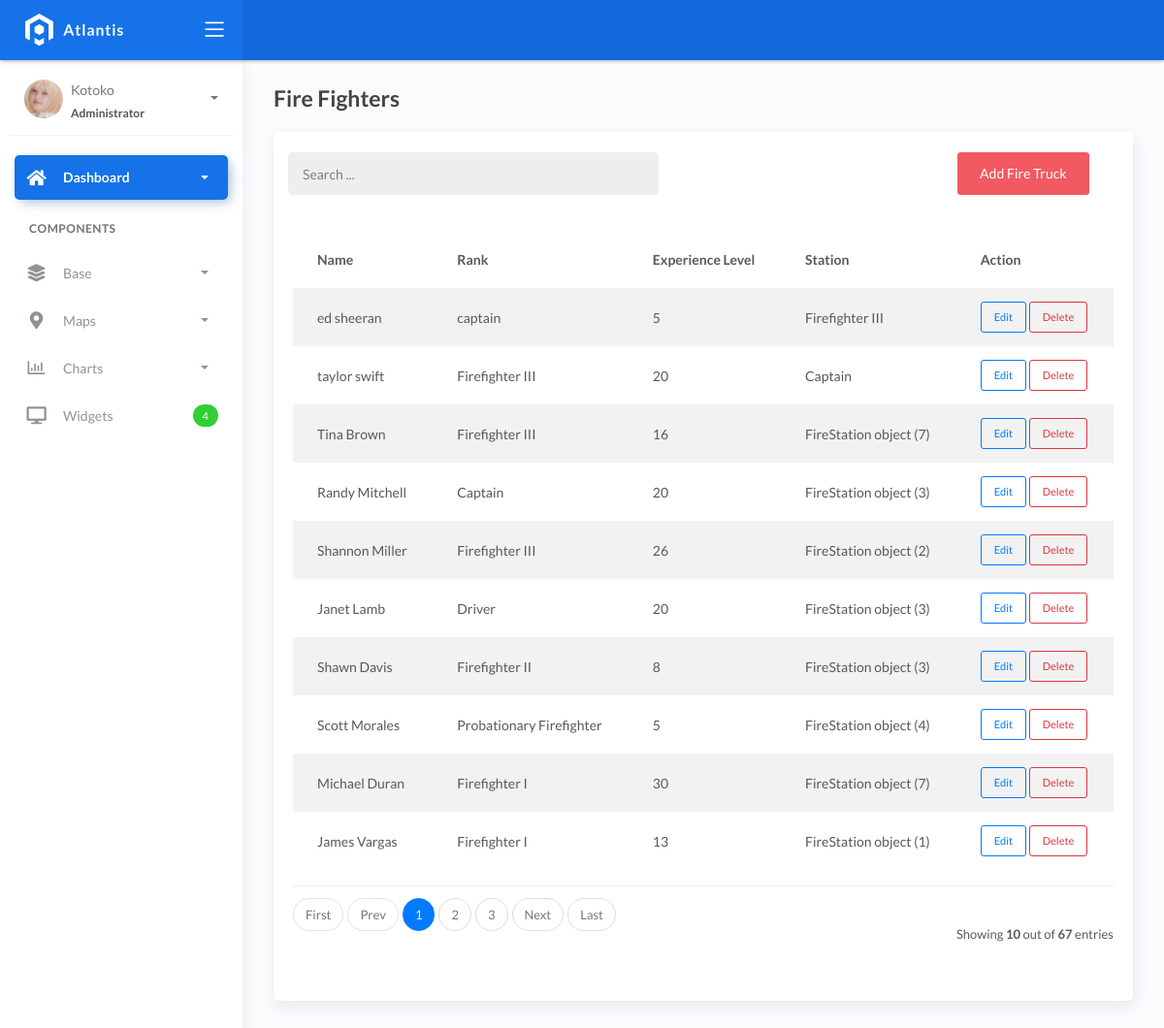
/firefighters/, run on the app's committed database.
### fire/models.py (models this page shows)
class BaseModel(models.Model):
    created_at = models.DateTimeField(auto_now_add=True, db_index=True)
    updated_at = models.DateTimeField(auto_now=True)
    class Meta:
        abstract = True

class Firefighters(BaseModel):
    XP_CHOICES = (
        ('Probationary Firefighter', 'Probationary Firefighter'),
        ('Firefighter I', 'Firefighter I'),
        ('Firefighter II', 'Firefighter II'),
        ('Firefighter III', 'Firefighter III'),
        ('Driver', 'Driver'),
        ('Captain', 'Captain'),
        ('Battalion Chief', 'Battalion Chief'),)
    name = models.CharField(max_length=150)
    rank = models.CharField(max_length=150)
    experience_level = models.CharField(max_length=150)
    station = models.CharField(
        max_length=45, null=True, blank=True, choices=XP_CHOICES)

### fire/views.py (the view, shortened to what this page needs)
# urls.py: path('firefighters/', FireFightersList.as_view(), name='firefighters-list'),
class FireFightersList(ListView):
    model = Firefighters
    context_object_name = 'firefighters'
    template_name = 'firefighter/firefighters_list.html'
    paginate_by = 10
    def get_queryset(self, *args, **kwargs):
        qs = super().get_queryset(*args, **kwargs)
        return qs

### templates/firefighter/firefighters_list.html (shortened to what this page needs)
{% extends 'base.html' %} {% load static %} {% block content %}
<div class="content">
  <div class="page-inner">
    <h4 class="page-title">Fire Fighters</h4>
    <div class="row">
      <div class="col-md-12">
        <div class="card">
          <br />
          <div class="col-md-12 row">
            <div class="col-md-6">
              <form class="navbar-left navbar-form nav-search mr-md-3" action="{% url 'firefighters-list' %}">
                <div class="input-group">
                  <input type="text" placeholder="Search ..." class="form-control" name="q" />
                  <div class="input-group-append">
                    <span class="input-group-text">
                    </span>
                  </div>
                </div>
              </form>
            </div>
            <div class="col-md-6">
              <div class="pull-right">
                <a href="{% url 'firefighters-add' %}" class="btn btn-danger btn-square">Add Fire Truck</a>
              </div>
            </div>
          </div>
          <div class="card-body">
            <table class="table table-striped mt-3">
              <thead>
                <tr>
                  <th scope="col">Name</th>
                  <th scope="col">Rank</th>
                  <th scope="col">Experience Level</th>
                  <th scope="col">Station</th>
                  <th scope="col">Action</th>
                </tr>
              </thead>
              <tbody>
                {% for object in object_list %}
                <tr>
                  <td>{{ object.name }}</td>
                  <td>{{ object.rank }}</td>
                  <td>{{ object.experience_level }}</td>
                  <td>{{ object.station }}</td>
                  <td>
                    <a href="{% url 'firefighters-update' object.pk %}" class="btn btn-sm btn-outline-primary">Edit</a>
                    <a href="{% url 'firefighters-delete' object.pk %}" class="btn btn-sm btn-outline-danger">Delete</a>
                  </td>
                </tr>
                {% empty %}
                <tr>
                  <td colspan="7" style="text-align: center">
                    <p class="text-sm font-weight-bold mb-0">No Records Found</p>
                  </td>
                </tr>
                {% endfor %}
              </tbody>
            </table>
            {% include 'includes/pagination.html' %}
          </div>
        </div>
      </div>
    </div>
  </div>
</div>
{% endblock %}

### data on the page
Firefighters: name "ed sheeran", rank "captain", experience_level "5", station "Firefighter III"
Firefighters: name "taylor swift", rank "Firefighter III", experience_level "20", station "Captain"
Firefighters: name "Tina Brown", rank "Firefighter III", experience_level "16", station "FireStation object (7)"
Firefighters: name "Randy Mitchell", rank "Captain", experience_level "20", station "FireStation object (3)"
Firefighters: name "Shannon Miller", rank "Firefighter III", experience_level "26", station "FireStation object (2)"
Firefighters: name "Janet Lamb", rank "Driver", experience_level "20", station "FireStation object (3)"
Firefighters: name "Shawn Davis", rank "Firefighter II", experience_level "8", station "FireStation object (3)"
Firefighters: name "Scott Morales", rank "Probationary Firefighter", experience_level "5", station "FireStation object (4)"
Firefighters: name "Michael Duran", rank "Firefighter I", experience_level "30", station "FireStation object (7)"
Firefighters: name "James Vargas", rank "Firefighter I", experience_level "13", station "FireStation object (1)"

### other printed values
{{ page_num }} "1"
{{ page_num }} "2" "3"
{{ object_list.count }} "10"
{{ paginator.count }} "67"
